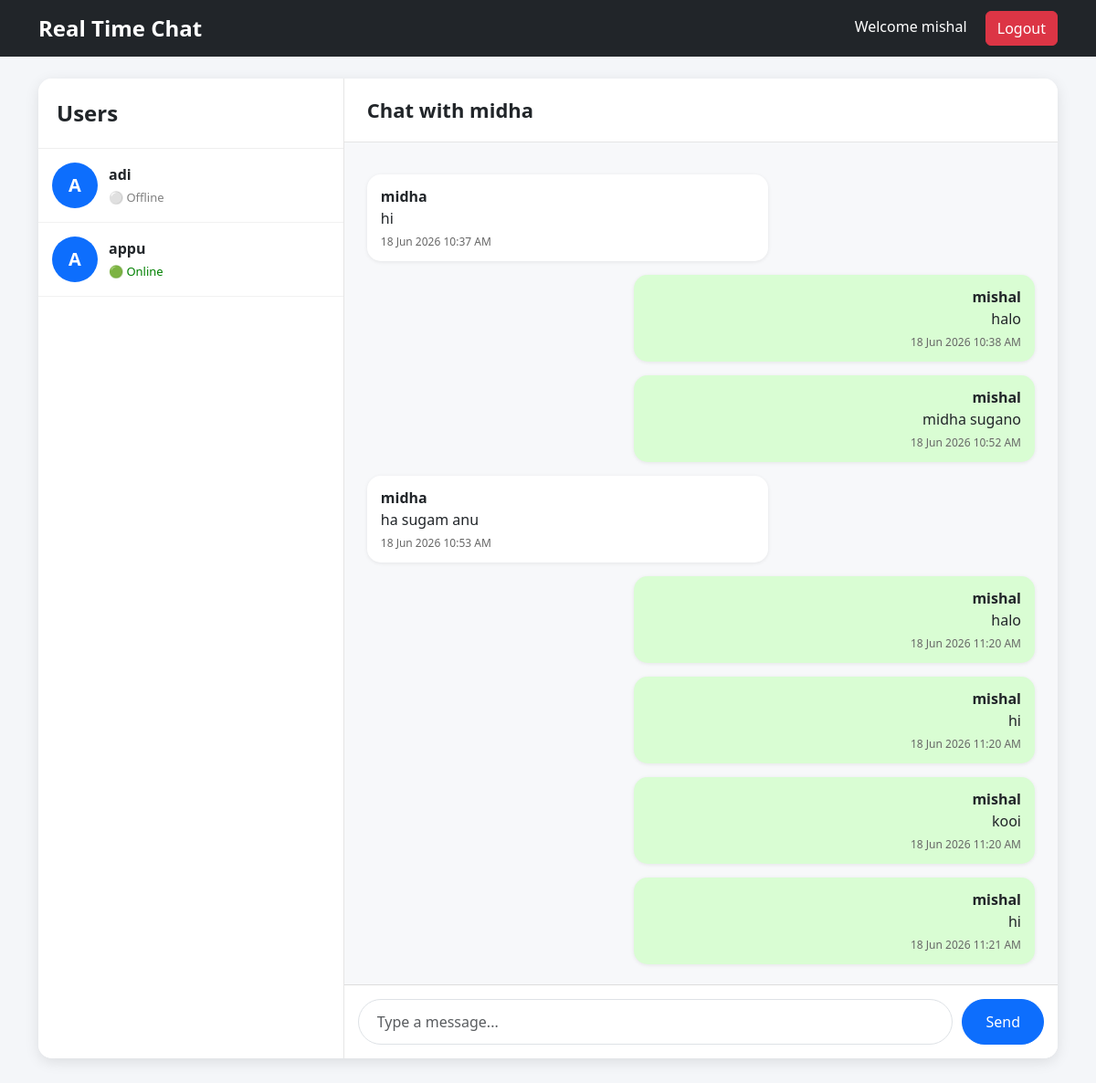
The page /chat/2/ (signed in) on the database its author committed.
### accounts/models.py (models this page shows, shortened)
class UserProfile(models.Model):
    user = models.OneToOneField(
        User,
        on_delete=models.CASCADE
    )
    is_online = models.BooleanField(default=False)
    last_seen = models.DateTimeField(auto_now=True)

### chat/models.py (models this page shows, shortened)
class Message(models.Model):
    sender = models.ForeignKey(
        User,
        on_delete=models.CASCADE,
        related_name="sent_messages"
    )
    receiver = models.ForeignKey(
        User,
        on_delete=models.CASCADE,
        related_name="received_messages"
    )
    message = models.TextField()
    timestamp = models.DateTimeField(auto_now_add=True)
    is_read = models.BooleanField(default=False)
    class Meta:
        ordering = ['timestamp']

### chat/views.py (the view)
# urls.py: path("chat/<int:user_id>/", views.chat_room, name="chat_room"),
@login_required
def chat_room(request, user_id):
    receiver = get_object_or_404(
        User,
        id=user_id
    )
    room_name = "_".join(
        map(
            str,
            sorted([
                request.user.id,
                receiver.id
            ])
        )
    )
    messages = Message.objects.filter(
        Q(
            sender=request.user,
            receiver=receiver
        ) |
        Q(
            sender=receiver,
            receiver=request.user
        )
    ).order_by("timestamp")
    users = UserProfile.objects.exclude(
        user=request.user
    )
    return render(request, "home.html", {
        "users": users,
        "receiver": receiver,
        "messages": messages,
        "room_name": room_name,
    })

### templates/home.html (shortened to what this page needs)
{% extends 'base.html' %}
{% block content %}
<div class="chat-container">
    <div class="sidebar">
        <div class="sidebar-title">
            Users
        </div>
        {% for u in users %}
            {% if u.user and u.user.id %}
            <a href="{% url 'chat_room' u.user.id %}"
               class="text-decoration-none text-dark">
                <div class="user-item">
                    <div class="avatar">
                        {{ u.user.username|first|upper }}
                    </div>
                    <div>
                        <strong>
                            {{ u.user.username }}
                        </strong>
                        <br>
                        {% if u.is_online %}
                            <span class="online">🟢 Online</span>
                        {% else %}
                            <span class="offline">⚪ Offline</span>
                        {% endif %}
                    </div>
                </div>
            </a>
            {% endif %}
        {% empty %}
            <p class="p-3">
                No users found.
            </p>
        {% endfor %}
    </div>
    <div class="chat-window">
        {% if receiver %}
        <div class="chat-header">
            Chat with {{ receiver.username }}
        </div>
        <div id="chat-box" class="messages">
            {% for msg in messages %}
            <div class="message {% if msg.sender == request.user %}mine{% endif %}">
                <strong>
                    {{ msg.sender.username }}
                </strong>
                <br>
                {{ msg.message }}
                <br>
                <small>
                    {{ msg.timestamp|date:"d M Y h:i A" }}
                </small>
            </div>
            {% empty %}
            <p>No messages yet.</p>
            {% endfor %}
        </div>
        <form id="chat-form">
            <div class="send-box">
                <input
                    type="text"
                    id="chat-message-input"
                    class="form-control"
                    placeholder="Type a message..."
                    autocomplete="off"
                    required
                >
                <button
                    type="submit"
                    class="btn btn-primary">
                    Send
                </button>
            </div>
        </form>
        {% else %}
        <div class="d-flex justify-content-center align-items-center h-100">
            <h3 class="text-muted">
                Select a user to start chatting
            </h3>
        </div>
        {% endif %}
    </div>
</div>
{% endblock %}

### templates/base.html (shortened to what this page needs)
<!DOCTYPE html>
<html lang="en">
<head>
    <link href="https://cdn.jsdelivr.net/npm/bootstrap@5.3.3/dist/css/bootstrap.min.css" rel="stylesheet">
</head>
<body>
<nav class="navbar navbar-expand-lg navbar-dark bg-dark">
    <div class="container">
        <a class="navbar-brand" href="/">
            Real Time Chat
        </a>
        <div>
            {% if user.is_authenticated %}
                <span class="text-white me-3">
                    Welcome {{ user.username }}
                </span>
                <a href="{% url 'logout' %}" class="btn btn-danger">
                    Logout
                </a>
            {% endif %}
        </div>
    </div>
</nav>
<div class="container mt-4">
    {% block content %}
    {% endblock %}
</div>
</body>
</html>

### templates/base.html (style rules this page uses)
body { background:#f4f6f9; }
.navbar-brand { font-weight:700; font-size:24px; }

### templates/home.html (style rules this page uses)
.chat-container { display:flex; height:80vh; background:#ffffff; border-radius:15px; overflow:hidden; box-shadow:0 4px 15px rgba(0,0,0,.1); }
.sidebar { width:30%; background:#fff; border-right:1px solid #e5e5e5; overflow-y:auto; }
.sidebar-title { padding:20px; font-size:24px; font-weight:700; border-bottom:1px solid #eee; }
.user-item { display:flex; align-items:center; padding:15px; border-bottom:1px solid #f1f1f1; transition:.3s; }
.avatar { width:50px; height:50px; border-radius:50%; background:#0d6efd; color:white; display:flex; justify-content:center; align-items:center; font-size:20px; font-weight:bold; margin-right:12px; }
.chat-window { width:70%; display:flex; flex-direction:column; background:#f7f8fa; }
.chat-header { background:white; padding:18px 25px; border-bottom:1px solid #e5e5e5; font-size:22px; font-weight:600; }
.messages { flex:1; overflow-y:auto; padding:25px; }
.message { background:white; padding:12px 15px; border-radius:15px; margin-bottom:15px; max-width:60%; box-shadow:0 1px 4px rgba(0,0,0,.08); }
.mine { background:#d9fdd3; margin-left:auto; text-align:right; }
.message small { display:block; margin-top:5px; color:#666; font-size:12px; }
.send-box { display:flex; padding:15px; background:white; border-top:1px solid #ddd; }
.send-box input { flex:1; margin-right:10px; border-radius:25px; padding:12px 20px; }
.send-box button { border-radius:25px; padding:10px 25px; }
.online { color:green; font-size:13px; }
.offline { color:gray; font-size:13px; }

### rows shown on the page
UserProfile: user.username|first "A", user.username "adi", is_online "⚪ Offline"
UserProfile: user.username|first "A", user.username "appu", is_online "🟢 Online"
Message: sender.username "midha", message "hi", timestamp "18 Jun 2026 10:37 AM"
Message: sender.username "mishal", message "halo", timestamp "18 Jun 2026 10:38 AM"
Message: sender.username "mishal", message "midha sugano", timestamp "18 Jun 2026 10:52 AM"
Message: sender.username "midha", message "ha sugam anu", timestamp "18 Jun 2026 10:53 AM"
Message: sender.username "mishal", message "halo", timestamp "18 Jun 2026 11:20 AM"
Message: sender.username "mishal", message "hi", timestamp "18 Jun 2026 11:20 AM"
Message: sender.username "mishal", message "kooi", timestamp "18 Jun 2026 11:20 AM"
Message: sender.username "mishal", message "hi", timestamp "18 Jun 2026 11:21 AM"

### other values the page prints
{{ user.username }} "mishal"
{{ receiver.username }} "midha"
